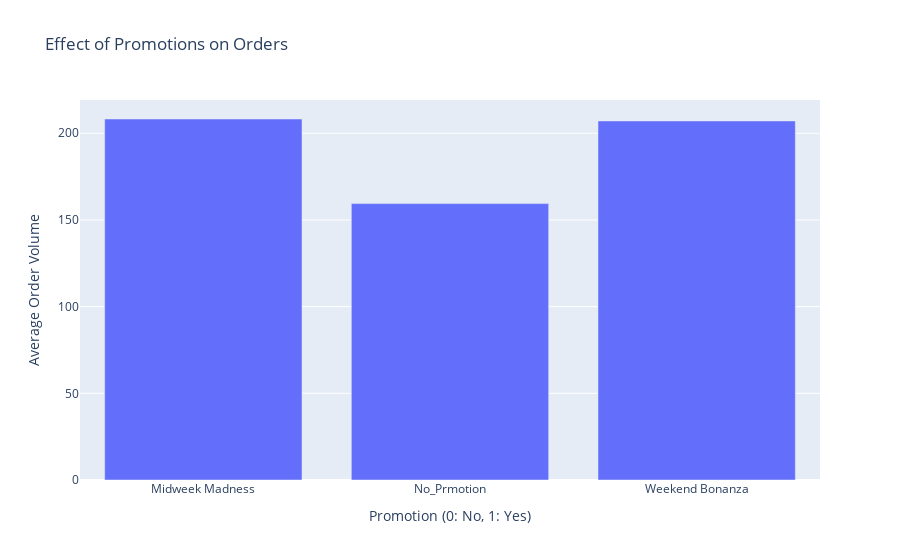

Notebook code for this chart:
### Code cell
#Promotion Impact Analysis 
promotion_impact = product_data.groupby('Promotion')['Order_Volume'].mean().reset_index()

# Plotting Promotion Impact 
fig = px.bar(promotion_impact, x='Promotion', y='Order_Volume', title='Effect of Promotions on Orders', 
             labels={'Promotion': 'Promotion (0: No, 1: Yes)', 'Order_Volume': 'Average Order Volume'})
fig.show()

### Figure 1 — Plotly figure (JSON) as saved in the notebook; plotly's stock layout.template omitted (floating-point values rounded to 4 significant figures)
{"data": [{"alignmentgroup": "True", "hovertemplate": "Promotion (0: No, 1: Yes)=%{x}<br>Average Order Volume=%{y}<extra></extra>", "legendgroup": "", "marker": {"color": "#636efa", "pattern": {"shape": ""}}, "name": "", "offsetgroup": "", "orientation": "v", "showlegend": false, "textposition": "auto", "type": "bar", "x": ["Midweek Madness", "No_Prmotion", "Weekend Bonanza"], "xaxis": "x", "y": [208.2, 159.4, 207.1], "yaxis": "y"}], "layout": {"barmode": "relative", "legend": {"tracegroupgap": 0}, "title": {"text": "Effect of Promotions on Orders"}, "xaxis": {"anchor": "y", "domain": [0, 1], "title": {"text": "Promotion (0: No, 1: Yes)"}}, "yaxis": {"anchor": "x", "domain": [0, 1], "title": {"text": "Average Order Volume"}}}}
